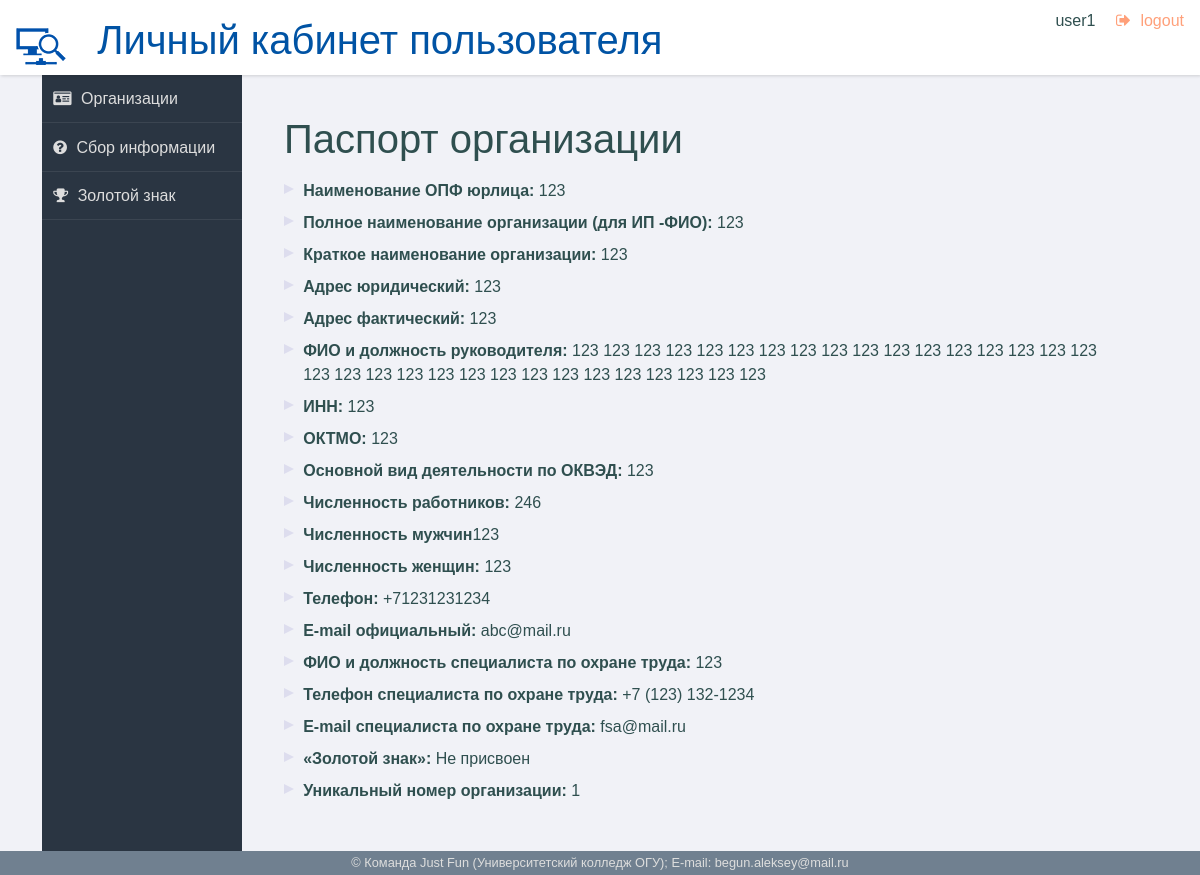
Screenshot of /passport_view/1 (signed in) with the database file from the repository.
### data/db/models/user_table.py (models this page shows, shortened)
class User(SqlAlchemyBase, UserMixin, SerializerMixin):
    __tablename__ = 'users'
    serialize_only = (
        'id', 'login', 'email', 'role_id')
    id = Column(Integer, primary_key=True, nullable=False, autoincrement=True, unique=True)
    email = Column(Text, unique=True, nullable=False)
    login = Column(Text, unique=True, nullable=False)
    passwd_hash = Column(Text, nullable=False)
    role_id = Column(Integer, ForeignKey('roles.id'))
    role = orm.relation('Role')
    passport = orm.relation('Passport', back_populates='user')

### data/db/models/passport_table.py (models this page shows)
class Passport(SqlAlchemyBase):
    __tablename__ = 'passports'
    id = Column(Integer, primary_key=True, nullable=False, autoincrement=True, unique=True)  # id организации
    user_id = Column(Integer, ForeignKey('users.id'), nullable=False)  # кто зарегистрировал эту организацию
    date_of_application_submission = Column(Text, nullable=False,
                                            default=datetime.datetime.now().strftime(
                                                '%d.%m.%Y'))  # дата создания паспорта
    date_of_data_collection = Column(Text) # дата сбора информации
    name_of_the_legal_entity = Column(Text, nullable=False)  # Наименование ОПФ юрлица
    organization_full_name = Column(Text, nullable=False, unique=True)  # Полное наименование организации, для ИП - ФИО
    organization_short_name = Column(Text, nullable=False, unique=True)  # Краткое наименование организации
    address_for_contact = Column(Text)  # контектный адрес
    legal_address = Column(Text, nullable=False, unique=True)  # Адрес юридический
    fact_address = Column(Text, nullable=True, unique=True)  # Адрес фактический
    boss_full_name_n_position = Column(Text, nullable=False, unique=True)  # ФИО и должность руководителя
    INN = Column(Text, nullable=False, unique=True)  # ИНН
    OKTMO = Column(Text, nullable=False, unique=True)  # ОКТМО
    main_activity_OKVED = Column(Text, nullable=False, unique=True)  # Основной вид деятельности по ОКВЭД
    male_workers_count = Column(Integer, nullable=False)  # Кол-во мужчин-работников
    female_workers_count = Column(Integer, nullable=False)  # Кол-во женщин-работников
    phone_number = Column(Text, nullable=False, unique=True)  # телефон организации
    email_oficcial = Column(Text, nullable=False, unique=True)  # email организации
    workers_protector_FIO_n_position = Column(Text, nullable=False,
                                              unique=True)  # ФИО и должность специалиста
    workers_protector_phone_number = Column(Text, nullable=False, unique=True)  # телефон специалиста по охране труда
    workers_protector_email = Column(Text, nullable=False, unique=True)  # email специалиста по охране труда
    golden_mark = Column(Boolean, nullable=False, default=False)  # Золотой знак организации(есть/нет)
    golden_mark_date = Column(Text, nullable=True)  # когда выдан
    passport_status = Column(Integer, ForeignKey('password_statuses.id'), default='3')
    status = orm.relation('PassportStatus')
    user = orm.relation('User')
    photo = orm.relation('Photo', back_populates='passport')
    video = orm.relation('Video', back_populates='passport')
    sout = orm.relation('Sout', back_populates='passport')
    profrisk = orm.relation('Profrisk', back_populates='passport')
    work_conditions = orm.relation('WorkCondition', back_populates='passport')
    injuries = orm.relation('Injuries', back_populates='passport')
    general_data = orm.relation('GeneralData', back_populates='passport')
    safety_training = orm.relation('SafetyTraining', back_populates='passport')
    collective_agreement = orm.relation('CollectiveAgreement', back_populates='passport')
    golden_mark_application = orm.relation('GoldenMarkApplication', back_populates='passport')
    process = orm.relation('Process', back_populates='passport')

### data/routes/all_routes/passport.py (the view)
@blueprint.route('/passport_view/<pas_id>', methods=['GET', 'POST'])  # просмотр паспорта
@login_required
def Passport_View(pas_id):
    user = current_user
    db_sess = db_sessionmaker.create_session()
    pas = db_sess.query(Passport).filter_by(id=pas_id).first()
    if user.role_id != 2:  # защита от просмотра чужого паспорта
        if user.id != pas.user_id:
            return redirect('/account')
    pass_di = {
        'id':
        pas.id,
        'user_id':
        pas.user_id,
        'name_of_the_legal_entity':
        pas.name_of_the_legal_entity,
        'organization_full_name':
        pas.organization_full_name,
        'organization_short_name':
        pas.organization_short_name,
        'legal_address':
        pas.legal_address,
        'fact_address':
        pas.fact_address,
        'boss_full_name_n_position':
        pas.boss_full_name_n_position,
        'INN':
        pas.INN,
        'OKTMO':
        pas.OKTMO,
        'main_activity_OKVED':
        pas.main_activity_OKVED,
        'male_workers_count':
        pas.male_workers_count,
        'female_workers_count':
        pas.female_workers_count,
        'phone_number':
        pas.phone_number,
        'email_oficcial':
        pas.email_oficcial,
        'workers_protector_FIO_n_position':
        pas.workers_protector_FIO_n_position,
        'workers_protector_phone_number':
        pas.workers_protector_phone_number,
        'workers_protector_email':
        pas.workers_protector_email,
        'golden_mark':
        pas.golden_mark,
        'golden_mark_date':
        pas.golden_mark_date,
        'passport_status':
        db_sess.query(PassportStatus).filter_by(
            id=pas.passport_status).first().name,
        'date_of_application_submission':
        pas.date_of_application_submission
    }
    return render_template('back/passport_view.html',
                           user=user,
                           title='Паспорт',
                           passport=pass_di)

### data/db/db_sessionmaker.py (called while the page is built)
def create_session() -> orm.Session:
    global __factory
    return __factory()

### data/routes/all_routes/auth.py (called while the page is built)
def register_login_manager(app):
    login_manager = LoginManager(app)
    @login_manager.user_loader
    def load_user(user_id: int):
        db_sess = db_sessionmaker.create_session()
        if db_sess.query(User).filter_by(id=user_id).all():
            return db_sess.query(User).get(user_id)
        else:
            return None

### templates/back/passport_view.html
{% extends "back/base.html" %}
{% block content %}
<div class="row">
    <h1>Паспорт организации</h1>
    <div class="col">
        <ul>
            <li><strong>Наименование ОПФ юрлица: </strong>{{ passport.name_of_the_legal_entity }}</li>
            <li><strong>Полное наименование организации (для ИП -ФИО): </strong>{{ passport.organization_full_name }}</li>
            <li><strong>Краткое наименование организации: </strong>{{ passport.organization_short_name }}</li>
            <li><strong>Адрес юридический: </strong>{{ passport.legal_address }}</li>
            <li><strong>Адрес фактический: </strong>{{ passport.fact_address }}</li>
            <li><strong>ФИО и должность руководителя: </strong>{{ passport.boss_full_name_n_position }}</li>
            <li><strong>ИНН: </strong>{{ passport.INN }}</li>
            <li><strong>ОКТМО: </strong>{{ passport.OKTMO }}</li>
            <li><strong>Основной вид деятельности по ОКВЭД: </strong>{{ passport.main_activity_OKVED }}</li>
            <li><strong>Численность работников: </strong>{{ passport.male_workers_count + passport.female_workers_count }}</li>
            <li><strong>Численность мужчин</strong>{{ passport.male_workers_count }}</li>
            <li><strong>Численность женщин: </strong>{{ passport.female_workers_count }}</li>
            <li><strong>Телефон: </strong>{{ passport.phone_number }}</li>
            <li><strong>E-mail официальный: </strong>{{ passport.email_oficcial }}</li>
            <li><strong>ФИО и должность специалиста по охране труда: </strong>{{ passport.workers_protector_FIO_n_position }}</li>
            <li><strong>Телефон специалиста по охране труда: </strong>{{ passport.workers_protector_phone_number }}</li>
            <li><strong>E-mail специалиста по охране труда: </strong>{{ passport.workers_protector_email }}</li>
            {% if passport.golden_mark %}
            <li><strong>«Золотой знак»: </strong>Присвоен</li>
            {% else %}
            <li><strong>«Золотой знак»: </strong>Не присвоен</li>
            {% endif %}
            <li><strong>Уникальный номер организации: </strong>{{ passport.id }}</li>
        </ul>
    </div>
</div>
{% endblock %}

### templates/back/base.html (shortened to what this page needs)
<!DOCTYPE html>
<html lang="ru">
<head>
    <link rel="stylesheet"  href="/static/back/css/normalize.min.css">
    <link rel='stylesheet' href='/static/css/font-awesome.min.css'>
    <link rel="stylesheet"  href="/static/back/css/chartist.min.css">
    <link rel="stylesheet"  href="/static/back/css/nouislider.min.css">
    <link rel="stylesheet"  href="/static/back/css/bootstrap.min.css">
    <link rel="stylesheet"  href="/static/back/css/datatables.min.css">
    <link rel="stylesheet" href="/static/back/css/select2.min.css">
    <link rel="stylesheet"  href="/static/back/css/main.css">
</head>
<body>
    <header role="banner">
        <h1><img src="/static/back/img/monitor_back.png" alt="">
            Личный кабинет
            {% if user.role_id == 1 %}
            пользователя
            {% else %}
            администратора
            {% endif %}
        </h1>
        <ul class="utilities">
            <li class="users">{{ user.login }}</li>
            <li class="logout warn"><a  href="/logout">logout</a></li>
        </ul>
    </header>
    <div class="container">
        <div class="col">
            <nav role="navigation">
                <ul class="main">
                    {% if user.role_id == 1 %}
                    <li class="dashboard"><a href="/account">Организации</a></li>
                    <li class="question"><a href="/profrisk_information_collection">Сбор информации</a></li>
                    <li class="achievement"><a href="/golden_badge">Золотой знак</a></li>
                    {% else %}
                    <li class="dashboard"><a href="/admin">Паспорта</a></li>
                    <li class="question"><a href="/admin_forms">Сбор информации</a></li>
                    <li class="achievement"><a href="/admin_bids">Золотые знаки</a></li>
                    {% endif %}
                </ul>
            </nav>
        </div>
        <div class="col">
            <main role="main">
                {% block content %}{% endblock %}
            </main>
        </div>
    </div>
    <footer role="contentinfo">© Команда Just Fun (Университетский колледж ОГУ); E-mail: begun.aleksey@mail.ru
    </footer>
</body>
</html>

### static/back/css/main.css (style rules this page uses)
html { box-sizing: border-box; }
*, *:before, *:after { box-sizing: inherit; }
body { background: #f1f2f7; font-family: "Open Sans", arial, sans-serif; color: darkslategray; }
.warn { color: lightsalmon; }
header[role=banner] { background: white; box-shadow: 1px 1px 3px rgba(0, 0, 0, 0.15); }
header[role=banner] h1 { margin: 0; font-weight: 300; padding: 1rem; color: #0053a4; }
header[role=banner] h1>img { padding-right: 20px; }
header[role=banner] .utilities { width: 100%; background: slategray; color: #ddd; }
header[role=banner] .utilities li { border-bottom: solid 1px rgba(255, 255, 255, 0.2); }
header[role=banner] .utilities li a { padding: 0.7em; display: block; }
.utilities a:before { content: ""; font-family: FontAwesome; padding-right: 0.6em; }
.logout a:before { content: ""; }
nav[role=navigation] { background: #2a3542; color: #ddd; }
nav[role=navigation] li { border-bottom: 1px solid rgba(255, 255, 255, 0.08); }
nav[role=navigation] li a { color: #ddd; text-decoration: none; display: block; padding: 0.7em; }
nav[role=navigation] li a:before { content: ""; font-family: FontAwesome; padding-right: 0.6em; }
nav[role=navigation] .dashboard a:before { content: "\f2c2"; }
nav[role=navigation] .achievement a:before { content: "\f091"; }
nav[role=navigation] .question a:before { content: "\f059"; }
footer[role=contentinfo] { background: slategray; color: #ddd; font-size: 0.8em; text-align: center; padding: 0.2em; }
a { text-decoration: none; color: inherit; }
ul, li { list-style-type: none; margin: 0; padding: 0; }
.row { margin: 10px 0; }
main { padding: 30px; }
main li { position: relative; padding-left: 1.2em; margin: 0.5em 0; }
main li:before { content: ""; position: absolute; width: 0; height: 0; left: 0; top: 0.3em; border-left: solid 10px #dde; border-top: solid 5px transparent; border-bottom: solid 5px transparent; }
@media screen and (min-width: 600px) { html, body { height: 100%; } }
@media screen and (min-width: 600px) { header[role=banner] { position: fixed; top: 0; left: 0; width: 100%; z-index: 99; height: 75px; } }
@media screen and (min-width: 600px) { header[role=banner] .utilities { position: absolute; top: 0; right: 0; background: transparent; color: darkslategray; width: auto; } }
@media screen and (min-width: 600px) { header[role=banner] .utilities li { display: inline-block; } }
@media screen and (min-width: 600px) { header[role=banner] .utilities li a { padding: 0.5em 1em; } }
@media screen and (min-width: 600px) { nav[role=navigation] { position: fixed; width: 200px; top: 75px; bottom: 0px; } }
@media screen and (min-width: 600px) { main[role=main] { margin: 75px 0 40px 200px; } }
@media screen and (min-width: 600px) { main[role=main]:after { content: ""; display: block; clear: both; height: 0; } }
@media screen and (min-width: 600px) { footer[role=contentinfo] { clear: both; margin-left: 200px; } }
@media screen and (min-width: 900px) { footer[role=contentinfo] { position: fixed; width: 100%; bottom: 0; left: 0px; margin: 0; } }

### rows the page displays
User: login "user1"
Passport: name_of_the_legal_entity "123", organization_full_name "123", organization_short_name "123", legal_address "123", fact_address "123", boss_full_name_n_position "123 123 123 123 123 123 123 123 123 123 123 123 123 123 123 123 123 123 123 123 123 123 123 123 123 123 123 123 123 123 123 123", INN "123", OKTMO "123", main_activity_OKVED "123", phone_number "+71231231234", email_oficcial "abc@mail.ru", workers_protector_FIO_n_position "123", workers_protector_phone_number "+7 (123) 132-1234", workers_protector_email "fsa@mail.ru"

### other values shown
{{ passport.male_workers_count + passport.female_workers_count }} "246"
{{ passport.male_workers_count }} "123"
{{ passport.female_workers_count }} "123"
{{ passport.id }} "1"
